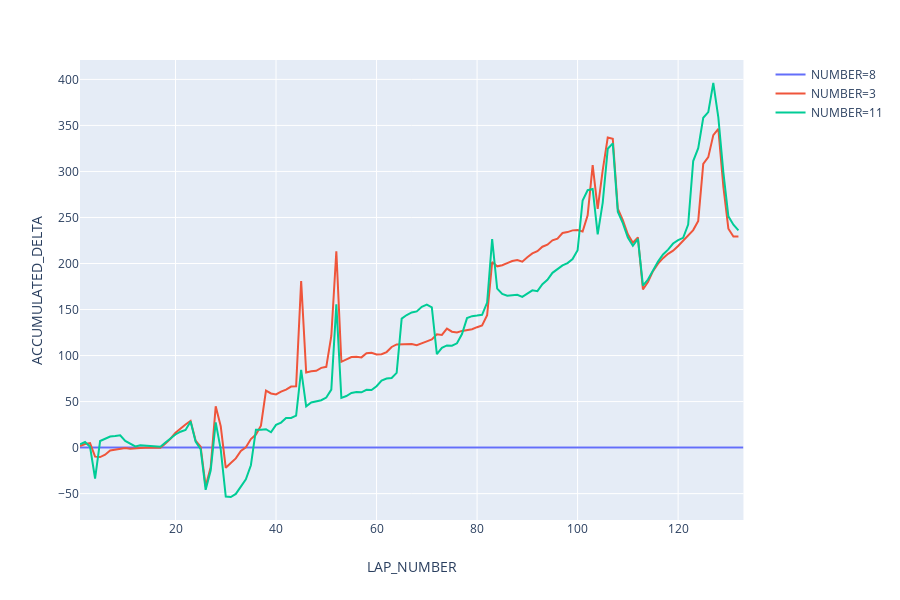

The code cell stored with this chart in its notebook:
### Markdown cell above
We can then plot directly from this dataframe:

### Code cell
import plotly.express as px

fig = px.line(long_pace, x="LAP_NUMBER", y="ACCUMULATED_DELTA", color='NUMBER')
fig.show()

### Figure 1 — Plotly figure (JSON) as saved in the notebook; plotly's stock layout.template omitted (floating-point values rounded to 4 significant figures; data arrays with more than 128 entries replaced by an {"elided": "..."} marker saying what was removed)
{"data": [{"hoverlabel": {"namelength": 0}, "hovertemplate": "NUMBER=8<br>LAP_NUMBER=%{x}<br>ACCUMULATED_DELTA=%{y}", "legendgroup": "NUMBER=8", "line": {"color": "#636efa", "dash": "solid"}, "mode": "lines", "name": "NUMBER=8", "showlegend": true, "type": "scatter", "x": {"elided": "133 int values"}, "xaxis": "x", "y": {"elided": "133 int values"}, "yaxis": "y"}, {"hoverlabel": {"namelength": 0}, "hovertemplate": "NUMBER=3<br>LAP_NUMBER=%{x}<br>ACCUMULATED_DELTA=%{y}", "legendgroup": "NUMBER=3", "line": {"color": "#EF553B", "dash": "solid"}, "mode": "lines", "name": "NUMBER=3", "showlegend": true, "type": "scatter", "x": {"elided": "133 int values"}, "xaxis": "x", "y": {"elided": "133 float values"}, "yaxis": "y"}, {"hoverlabel": {"namelength": 0}, "hovertemplate": "NUMBER=11<br>LAP_NUMBER=%{x}<br>ACCUMULATED_DELTA=%{y}", "legendgroup": "NUMBER=11", "line": {"color": "#00cc96", "dash": "solid"}, "mode": "lines", "name": "NUMBER=11", "showlegend": true, "type": "scatter", "x": {"elided": "133 int values"}, "xaxis": "x", "y": {"elided": "133 float values"}, "yaxis": "y"}], "layout": {"height": 600, "legend": {"tracegroupgap": 0}, "margin": {"t": 60}, "xaxis": {"anchor": "y", "domain": [0, 0.98], "title": {"text": "LAP_NUMBER"}}, "yaxis": {"anchor": "x", "domain": [0, 1], "title": {"text": "ACCUMULATED_DELTA"}}}}
